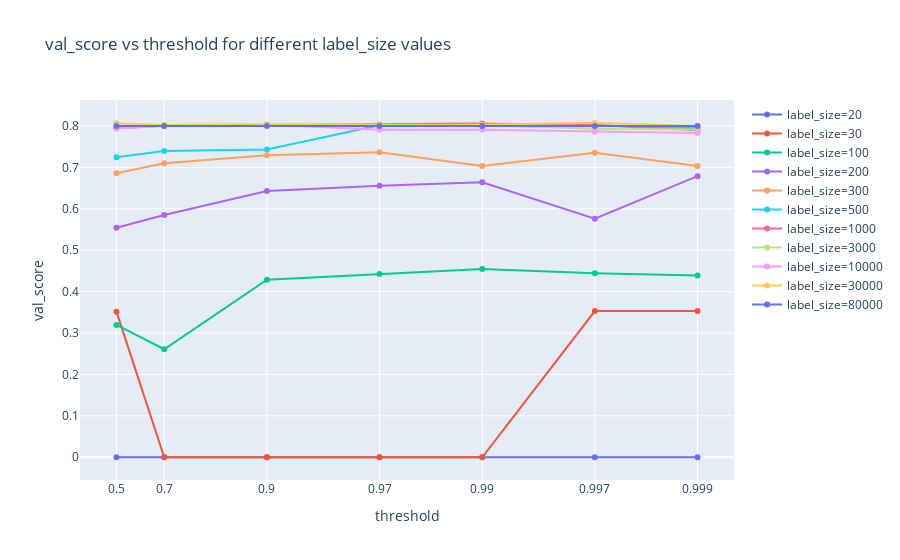

Source (notebook cell):
### Code cell
plot_scores(st_tune_scores_df, 'threshold', VAL_SCORE, 'label_size', xaxis_type='reverselog').show()

### Figure 1 — Plotly figure (JSON) as saved in the notebook; plotly's stock layout.template omitted (floating-point values rounded to 4 significant figures)
{"data": [{"mode": "lines+markers", "name": "label_size=20", "type": "scatter", "x": [0.5, 0.3, 0.1, 0.03, 0.01, 0.003, 0.001], "y": [0, 0, 0, 0, 0, 0, 0]}, {"mode": "lines+markers", "name": "label_size=30", "type": "scatter", "x": [0.5, 0.3, 0.1, 0.03, 0.01, 0.003, 0.001], "y": [0.3517, 0, 0, 0, 0, 0.3532, 0.3532]}, {"mode": "lines+markers", "name": "label_size=100", "type": "scatter", "x": [0.5, 0.3, 0.1, 0.03, 0.01, 0.003, 0.001], "y": [0.3194, 0.2608, 0.4289, 0.4428, 0.4546, 0.4444, 0.4386]}, {"mode": "lines+markers", "name": "label_size=200", "type": "scatter", "x": [0.5, 0.3, 0.1, 0.03, 0.01, 0.003, 0.001], "y": [0.5541, 0.5849, 0.6429, 0.6558, 0.6641, 0.5761, 0.6788]}, {"mode": "lines+markers", "name": "label_size=300", "type": "scatter", "x": [0.5, 0.3, 0.1, 0.03, 0.01, 0.003, 0.001], "y": [0.6861, 0.7101, 0.7291, 0.7368, 0.7035, 0.7354, 0.7032]}, {"mode": "lines+markers", "name": "label_size=500", "type": "scatter", "x": [0.5, 0.3, 0.1, 0.03, 0.01, 0.003, 0.001], "y": [0.7246, 0.7394, 0.7431, 0.8017, 0.8022, 0.8011, 0.7942]}, {"mode": "lines+markers", "name": "label_size=1000", "type": "scatter", "x": [0.5, 0.3, 0.1, 0.03, 0.01, 0.003, 0.001], "y": [0.7944, 0.8005, 0.8025, 0.8039, 0.8058, 0.8022, 0.7899]}, {"mode": "lines+markers", "name": "label_size=3000", "type": "scatter", "x": [0.5, 0.3, 0.1, 0.03, 0.01, 0.003, 0.001], "y": [0.7992, 0.8022, 0.8028, 0.8025, 0.8019, 0.7936, 0.7913]}, {"mode": "lines+markers", "name": "label_size=10000", "type": "scatter", "x": [0.5, 0.3, 0.1, 0.03, 0.01, 0.003, 0.001], "y": [0.7938, 0.8003, 0.8038, 0.7911, 0.7908, 0.7861, 0.7833]}, {"mode": "lines+markers", "name": "label_size=30000", "type": "scatter", "x": [0.5, 0.3, 0.1, 0.03, 0.01, 0.003, 0.001], "y": [0.8068, 0.8025, 0.8041, 0.8008, 0.8027, 0.8078, 0.8003]}, {"mode": "lines+markers", "name": "label_size=80000", "type": "scatter", "x": [0.5, 0.3, 0.1, 0.03, 0.01, 0.003, 0.001], "y": [0.8, 0.8, 0.8, 0.8, 0.8, 0.8, 0.8]}], "layout": {"title": {"text": "val_score vs threshold for different label_size values"}, "xaxis": {"autorange": "reversed", "ticktext": [0.5, 0.7, 0.9, 0.97, 0.99, 0.997, 0.999], "tickvals": [0.5, 0.3, 0.1, 0.03, 0.01, 0.003, 0.001], "title": {"text": "threshold"}, "type": "log"}, "yaxis": {"title": {"text": "val_score"}}}}
